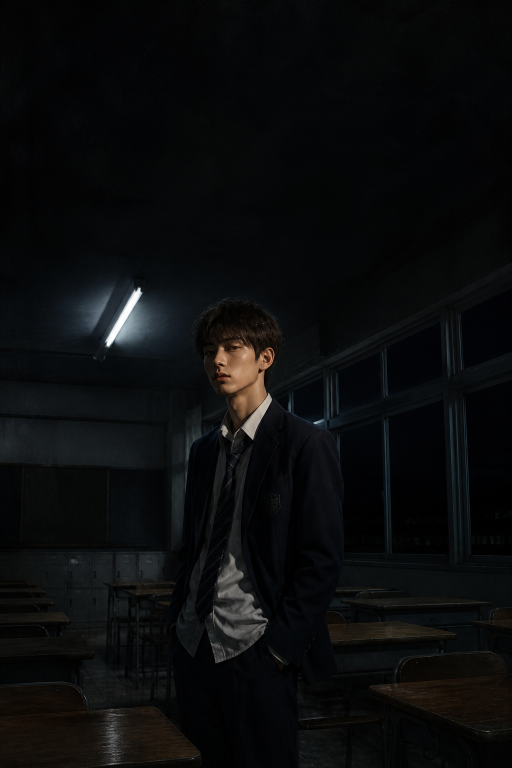
#> input picture book/assets/cover-ayanokoji.png, 1024 x 1536 px, found by its file name (shown at 1/2 size)
$ python render_cover.py
#> lines starting #> are read from the running program, lines starting #| are printed output that depends on the picture
#!/usr/bin/env python3
"""Flatten the illustrated cover with title text. 'The Mind of Ayanokoji' is bold."""
from pathlib import Path

from PIL import Image, ImageDraw, ImageFont

ROOT = Path("/workspace/book/assets")
ART = ROOT / "cover-ayanokoji.png"
OUT = ROOT / "cover-front.jpg"

# 6×9 in at 300 dpi — usable as an Amazon/KDP front
W, H = 1800, 2700
FONT = "/usr/share/fonts/truetype/liberation/LiberationSerif-Regular.ttf"
FONT_B = "/usr/share/fonts/truetype/liberation/LiberationSerif-Bold.ttf"


def fit_cover(im: Image.Image, w: int, h: int) -> Image.Image:
#> called with w = 1800, h = 2700
    im = im.convert("RGB")
#> im is the input picture: PIL image 1024x1536 RGB; mean R, G, B 11, 11.9, 12.5
    scale = max(w / im.width, h / im.height)
#> scale = 1.76
    nw, nh = int(im.width * scale), int(im.height * scale)
#> nw = 1800; nh = 2700
    im = im.resize((nw, nh), Image.Resampling.LANCZOS)
#> im: PIL image 1800x2700 RGB
    left = (nw - w) // 2
#> left = 0
    top = (nh - h) // 2
#> top = 0
    return im.crop((left, top, left + w, top + h))


def tracked(draw, text, font, xy, fill, tracking):
    x, y = xy
    for ch in text:
        draw.text((x, y), ch, font=font, fill=fill)
        x += draw.textlength(ch, font=font) + tracking


def main() -> None:
    base = fit_cover(Image.open(ART), W, H)
    overlay = Image.new("RGBA", (W, H), (0, 0, 0, 0))
#> overlay: PIL image 1800x2700 RGBA; every value is 0
    pix = overlay.load()
    # Gradient over the lower ~42% (matches the PDF fade)
    y0 = int(H * 0.55)
    for y in range(y0, H):
        t = (y - y0) / (H - y0)
        # ease into dark
        a = int(min(235, (t**1.15) * 240))
        for x in range(W):
            pix[x, y] = (0, 0, 0, a)

    img = Image.alpha_composite(base.convert("RGBA"), overlay).convert("RGB")
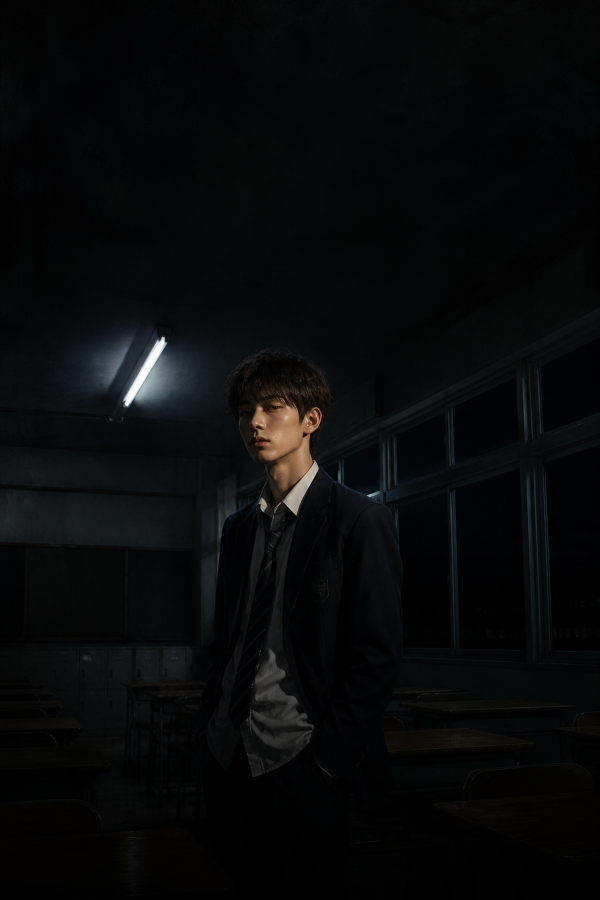
#> img: PIL image 1800x2700 RGB (shown at 1/3 size); mean R, G, B 8.5, 9.4, 10.1
    d = ImageDraw.Draw(img)

    kicker = ImageFont.truetype(FONT, 46)
    title = ImageFont.truetype(FONT_B, 134)
    sub = ImageFont.truetype(FONT_B, 72)

    mx = 136  # ~1.15cm
    y = H - 640

    tracked(
        d,
        "A STUDY OF SINGULAR THOUGHT",
        kicker,
        (mx, y),
        (201, 184, 150),
        tracking=6,
    )
    y += 78
    d.text((mx, y), "Thinking as", font=title, fill=(244, 239, 230))
    y += 148
    d.text((mx, y), "One Being", font=title, fill=(244, 239, 230))
    y += 168
    d.text((mx, y), "The Mind of Ayanokoji", font=sub, fill=(230, 215, 184))

    img.save(OUT, "JPEG", quality=95, optimize=True, subsampling=0)
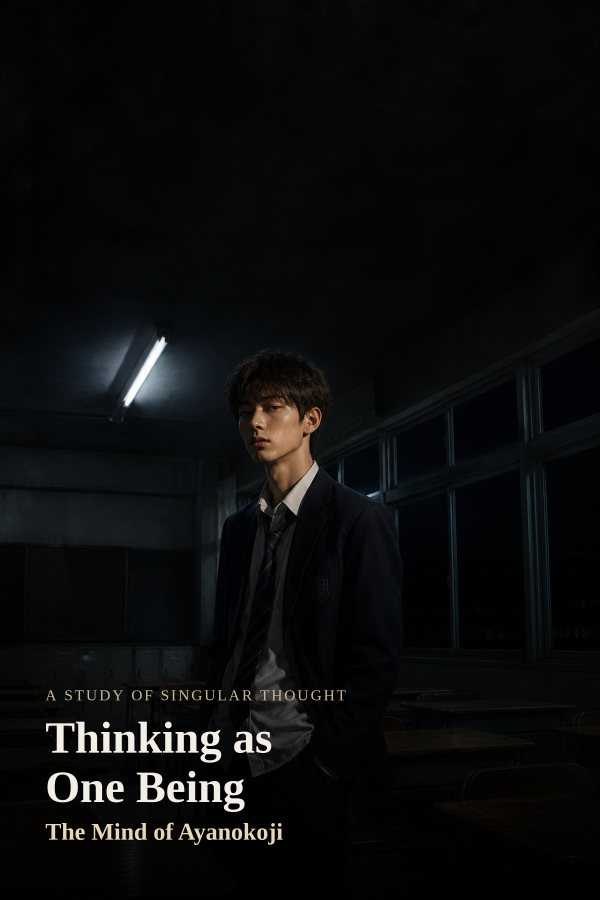
#> saved as cover-front.jpg: PIL image 1800x2700 RGB (shown at 1/3 size); mean R, G, B 11.6, 12.4, 12.9
#> (the run stopped early here; a loop or call above may not have finished)
